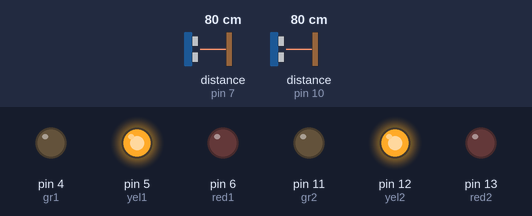
The sketch below on a simulated Arduino Uno, built with avr-gcc and run on an emulated ATmega328P. On the bench: output pins drawn as LEDs (lit = HIGH). Wiring (inferred from the names in the program): 2 × ultrasonic range finder: trigger pin 8, echo pin 7 / trigger pin 9, echo pin 10. The test bench sets the inputs (shaded band); at power-on: distance to the obstacle (sensors on pin 7, pin 10) 80 cm. The echo pulse lasts 58.3 µs per cm; pins used as bus, display or sensor lines are not drawn.

Above: at 1.2 s.
1.3 s: distance to the obstacle (sensor on pin 7) set to 56 cm
2.8 s: distance to the obstacle (sensor on pin 7) set to 47 cm
At 3.6 s:
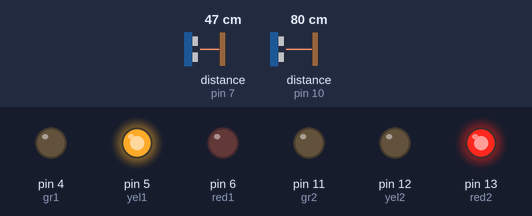
4.3 s: distance to the obstacle (sensor on pin 10) set to 54 cm
5.8 s: distance to the obstacle (sensor on pin 10) set to 46 cm
At 6.5 s:
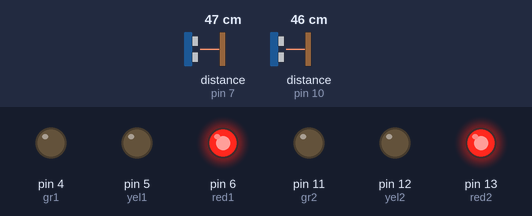
7.3 s: distance to the obstacle (sensor on pin 7) set to 60 cm
At 8.4 s:
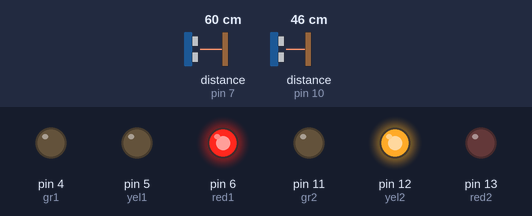
8.8 s: distance to the obstacle (sensor on pin 10) set to 120 cm
At 9.9 s:
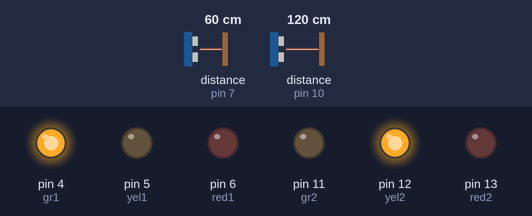
Timing chart, 0 to 11.3 s (numbered marks = the images above; inputs shaded):
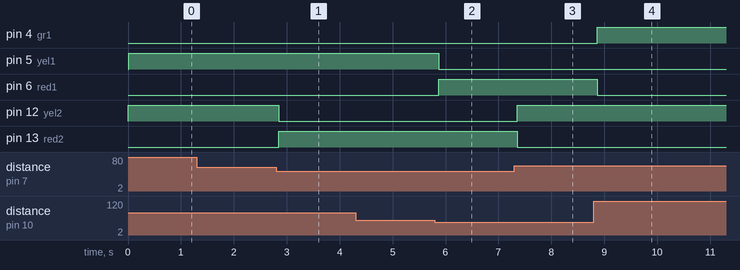

Measured:
- the behaviour switches between 51 and 50 cm on distance to the obstacle (sensor on pin 7) (found by bisection; images 0 and 1)
- the behaviour switches between 51 and 50 cm on distance to the obstacle (sensor on pin 10) (found by bisection; images 1 and 2)
- after the input at 1.3 s, every drawn part: stays the same
- after the input at 2.8 s, pin 12 (yel2): HIGH → LOW after 0.05 s; pin 13 (red2): LOW → HIGH after 0.05 s
- after the input at 4.3 s, every drawn part: stays the same
- after the input at 5.8 s, pin 5 (yel1): HIGH → LOW after 0.07 s; pin 6 (red1): LOW → HIGH after 0.07 s
- after the input at 7.3 s, pin 12 (yel2): LOW → HIGH after 0.06 s; pin 13 (red2): HIGH → LOW after 0.06 s
- after the input at 8.8 s, pin 4 (gr1): LOW → HIGH after 0.07 s; pin 6 (red1): HIGH → LOW after 0.07 s

The sketch:

uturn-accident.ino
```cpp
// C++ code
const int trig1=8;
const int trig2=9;
const int echno1=7;
const int echno2=10;
const int red1=6;
const int red2=13;
const int yel1=5;
const int yel2=12;
const int gr1=4;
const int gr2=11;
void setup()
{
  pinMode(trig1,OUTPUT);
  pinMode(trig2,OUTPUT);
  pinMode(echno1,INPUT);
  pinMode(echno2,INPUT);
  pinMode(red1,OUTPUT);
  pinMode(red2,OUTPUT);
  pinMode(yel1,OUTPUT);
  pinMode(yel2,OUTPUT);
  pinMode(gr1,OUTPUT);
  pinMode(gr2,OUTPUT);
}

void loop()
{
  digitalWrite(trig1, HIGH);
  delayMicroseconds(10);
  digitalWrite(trig1, LOW);
  int duration = pulseIn(echno1, HIGH);
  int distance = duration * 0.034 / 2;

  // Check distance and alert drivers
  if (distance < 50) { // Adjust distance threshold
    digitalWrite(red2, HIGH); // Red LED indicates danger
    digitalWrite(yel2, LOW);
    digitalWrite(gr2, LOW);
  } else if (distance < 100) {
    digitalWrite(red2, LOW);
    digitalWrite(yel2, HIGH); // Yellow LED indicates caution
    digitalWrite(gr2, LOW);
  } else {
    digitalWrite(red2, LOW);
    digitalWrite(yel2, LOW);
    digitalWrite(gr2, HIGH); // Green LED indicates safe distance
  }
  digitalWrite(trig2, HIGH);
  delayMicroseconds(10);
  digitalWrite(trig2, LOW);
  int duration2= pulseIn(echno2, HIGH);
  int distance2= duration2 * 0.034 / 2;

  // Check distance and alert drivers
  if (distance2< 50) { // Adjust distance threshold
    digitalWrite(red1, HIGH); // Red LED indicates danger
    digitalWrite(yel1, LOW);
    digitalWrite(gr1, LOW);
  } else if (distance2< 100) {
    digitalWrite(red1, LOW);
    digitalWrite(yel1, HIGH); // Yellow LED indicates caution
    digitalWrite(gr1, LOW);
  } else {
    digitalWrite(red1, LOW);
    digitalWrite(yel1, LOW);
    digitalWrite(gr1, HIGH); // Green LED indicates safe distance
  }
  delay(100);
}
```
